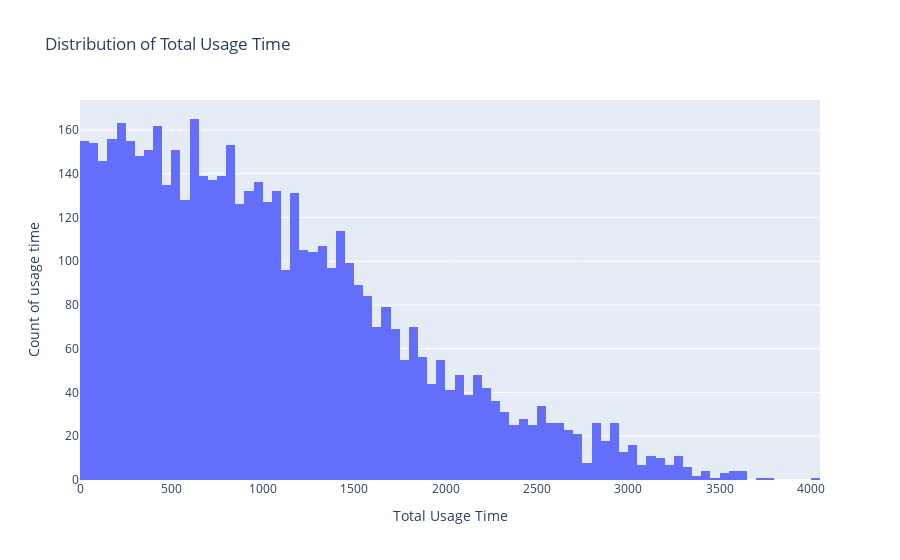

The code cell stored with this chart in its notebook:
### Markdown cell above
Dist of usage time

### Code cell
fig = px.histogram(df, x='total_usage_time', title='Distribution of Total Usage Time')
fig.update_layout(xaxis_title='Total Usage Time', yaxis_title='Count of usage time')
fig.show()

### Figure 1 — Plotly figure (JSON) as saved in the notebook; plotly's stock layout.template omitted (floating-point values rounded to 4 significant figures; data arrays with more than 128 entries replaced by an {"elided": "..."} marker saying what was removed)
{"data": [{"alignmentgroup": "True", "bingroup": "x", "hovertemplate": "total_usage_time=%{x}<br>count=%{y}<extra></extra>", "legendgroup": "", "marker": {"color": "#636efa", "pattern": {"shape": ""}}, "name": "", "offsetgroup": "", "orientation": "v", "showlegend": false, "type": "histogram", "x": {"elided": "5387 int values"}, "xaxis": "x", "yaxis": "y"}], "layout": {"barmode": "relative", "legend": {"tracegroupgap": 0}, "title": {"text": "Distribution of Total Usage Time"}, "xaxis": {"anchor": "y", "domain": [0, 1], "title": {"text": "Total Usage Time"}}, "yaxis": {"anchor": "x", "domain": [0, 1], "title": {"text": "Count of usage time"}}}}
